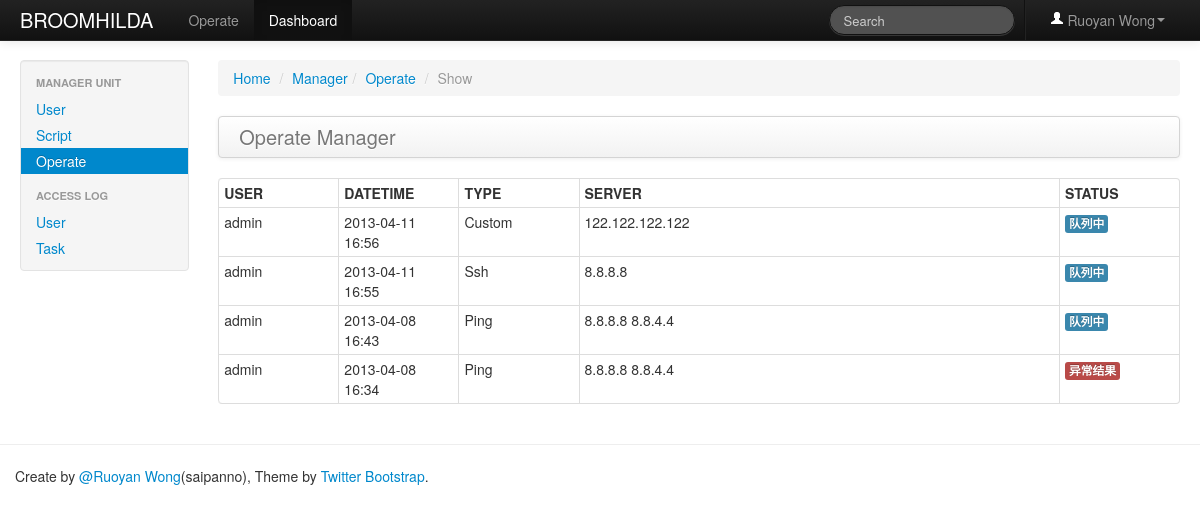
Page /dashboard/operate/list (signed in) on the earlier database version.
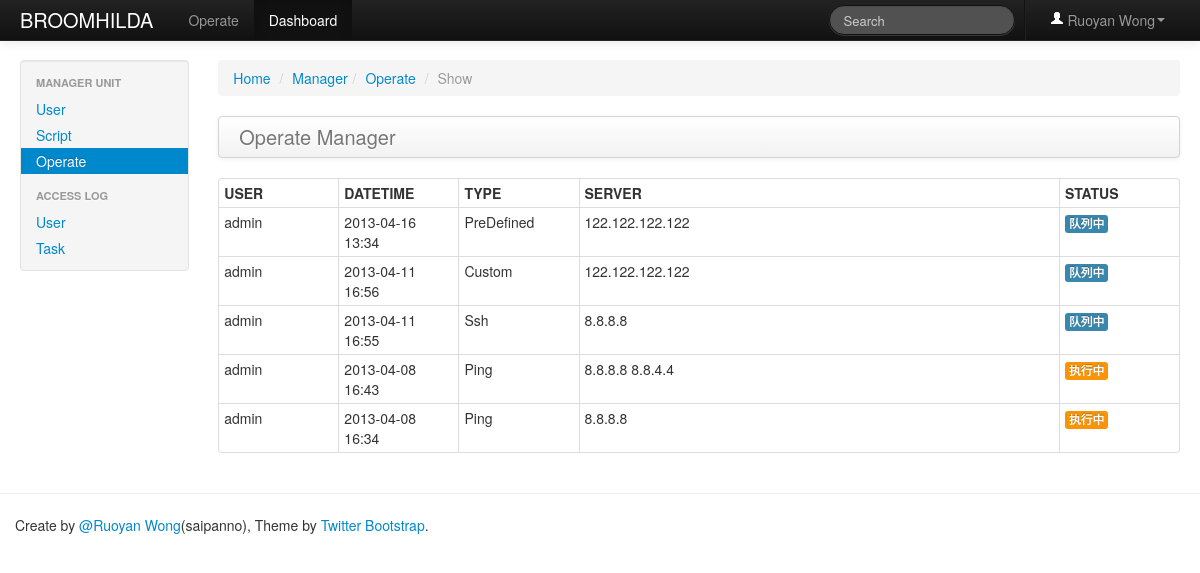
Same page on the later database version.
### web/models/user.py (models this page shows, shortened)
class User(db.Model):
    __tablename__ = app.config['USER_LISTS']
    username = db.Column(db.UnicodeText, primary_key=True)
    nickname = db.Column(db.UnicodeText)
    password = db.Column(db.UnicodeText)

### web/models/operate.py (models this page shows, shortened)
class OperateDb(db.Model):
    __tablename__ = app.config['OPERATE_LISTS']
    id = db.Column(db.Integer, primary_key=True)
    author = db.Column(db.UnicodeText, nullable=False)
    datetime = db.Column(db.String, nullable=False)
    operate_type = db.Column(db.Integer, nullable=False)
    server_list = db.Column(db.UnicodeText, nullable=False)
    template_script = db.Column(db.UnicodeText, nullable=False)
    template_vars = db.Column(db.UnicodeText, nullable=False)
    ssh_config = db.Column(db.Integer, nullable=False)
    status = db.Column(db.UnicodeText, nullable=False)
    result = db.Column(db.UnicodeText, nullable=False)

### web/views/dashboard.py (the view)
@app.route('/dashboard/operate/list')
@login_required
def list_all_operate_ctrl():
    executes = OperateDb.query.order_by(desc(OperateDb.id)).all()
    return render_template('dashboard/show_operate.html', executes=executes)

### web/extensions.py (called while the page is built)
def login_required(f):
    @wraps(f)
    def wrapper(*args, **kwargs):
        if not session.get('is_login'):
            flash('Login Required.', 'error')
            return redirect(url_for('user_login_ctrl', next=request.url))
        return f(*args, **kwargs)
    return wrapper

### web/templates/dashboard/show_operate.html (shortened to what this page needs)
{% extends "dashboard/dashboard_base.html" %}
{% import "macro.html" as ext %}
{% block active_dashboard_operate %}active{% endblock %}
{% block main %}
    <div class="span10">
        <ul class="breadcrumb">
            <li><a href="/">Home</a> <span class="divider">/</span></li>
            <li><a href="#">Manager</a><span class="divider">/</span></li>
            <li><a href="#">Operate</a> <span class="divider">/</span></li>
            <li class="active">Show</li>
        </ul>
        <div class="navbar">
            <div class="navbar-inner">
                <a class="brand" href="#">Operate Manager</a>
            </div>
        </div>
        <table class="table table-hover table-bordered table-condensed">
            <thead>
            <tr>
                <th>USER</th>
                <th>DATETIME</th>
                <th>TYPE</th>
                <th>SERVER</th>
                <th>STATUS</th>
            </tr>
            </thead>
            <tbody>
            {% for execute in executes %}
            <tr>
                <td style="width: 10%">{{ execute.author }}</td>
                <td style="width: 10%">{{ execute.datetime }}</td>
                <td style="width: 10%">{{ execute.operate_type }}</td>
                <td style="width: 40%">{{ execute.server_list }}</td>
                <td style="width: 10%">{{ ext.get_operate_status(execute.status) }}</td>
            </tr>
            {% endfor %}
            </tbody>
        </table>
    </div>
{% endblock %}

### web/templates/dashboard/dashboard_base.html
{% extends "index.html" %}
{% block active_dashboard %}active{% endblock %}
{% block sidebar %}
    <div class="span2">
        <div class="well sidebar-nav">
            <ul class="nav nav-list">
                <li class="nav-header">MANAGER UNIT</li>
                <li class="{% block active_dashboard_user %}{% endblock %}"><a href="{{ url_for("list_user_ctrl") }}">User</a></li>
                <li class="{% block active_dashboard_script %}{% endblock %}"><a href="{{ url_for("list_script_ctrl") }}">Script</a></li>
                <li class="{% block active_dashboard_operate %}{% endblock %}"><a href="{{ url_for("list_all_operate_ctrl") }}">Operate</a></li>
                <li class="nav-header">ACCESS LOG</li>
                <li class=""><a href="#">User</a></li>
                <li class=""><a href="#">Task</a></li>
            </ul>
        </div>
    </div>
{% endblock %}

### web/templates/macro.html (shortened to what this page needs)
{% macro get_operate_status(status)  -%}
    {% if status == '0' %}
        <span class="label label-info">队列中</span>
    {% elif status == '1' %}
        <span class="label label-success">成功</span>
    {% elif status == '2' %}
        <span class="label label-warning">错误</span>
    {% elif status == '5' %}
        <span class="label label-warning">执行中</span>
    {% else %}
        <span class="label label-important">异常结果</span>
    {% endif %}
{%- endmacro %}

### web/templates/index.html (shortened to what this page needs)
{% extends "header.html" %}
{% import "macro.html" as ext %}
{% block body %}
    <div class="navbar navbar-inverse navbar-fixed-top">
        <div class="navbar-inner">
            <div class="container-fluid">
                <a class="brand" href="{{ url_for('index_ctrl') }}">BROOMHILDA</a>
                <ul class="nav">
                    <li class="{% block active_operate %}{% endblock %}"><a href="{{ url_for("list_operate_ctrl", operate_type='Ssh') }}">Operate</a></li>
                    <li class="{% block active_dashboard %}{% endblock %}"><a href="{{ url_for("list_user_ctrl") }}">Dashboard</a></li>
                </ul>
                <ul class="nav pull-right">
                    <li class="divider-vertical"></li>
                    <li class="dropdown"><a href="#" class="dropdown-toggle" data-toggle="dropdown"><i class="icon-user icon-white"></i> {{ session['user'].nickname }}<b class="caret"></b></a>
                    </li>
                </ul>
                <form class="navbar-search pull-right" action="">
                    <input class="search-query span2" placeholder="Search" type="text">
                </form>
            </div>
        </div>
    </div>
    <div class="container-fluid">
        <div class="row-fluid">
            {% block sidebar %}
            {% endblock %}
            {% block main %}{% endblock %}
        </div>
    </div>
{% endblock %}

### web/templates/header.html (shortened to what this page needs)
<!DOCTYPE html>
<html lang="en">
<head>
    <link rel=stylesheet type=text/css href="{{ url_for('static', filename='css/bootstrap.min.css') }}">
    <link rel=stylesheet type=text/css href="{{ url_for('static', filename='css/bootstrap-responsive.min.css') }}">
    <link rel=stylesheet type=text/css href="{{ url_for('static', filename='css/google-prettify.css') }}">
</head>
<body>
    {% block body %}{% endblock %}
    <hr>
    <footer class="footer">
        <div class="container">
            <p>Create by <a href="https://github.com/saipanno">@Ruoyan Wong</a>(saipanno),  Theme by <a href="http://twitter.github.com/bootstrap">Twitter Bootstrap</a>.</p>
        </div>
    </footer>
</body>
</html>

### web/templates/index.html (style rules this page uses)
body { padding-top: 60px; padding-bottom: 40px; }
.sidebar-nav { padding: 9px 0; }

Differences in the rows shown:
added OperateDb: author "admin", datetime "2013-04-16 13:34", operate_type "PreDefined", server_list "122.122.122.122", shows "队列中"
changed OperateDb (number 4 of 5 on the later page): text "队列中" → "执行中"
changed OperateDb (number 5 of 5 on the later page): server_list "8.8.8.8 8.8.4.4" → "8.8.8.8"; now shows "执行中"; no longer shows "异常结果"
